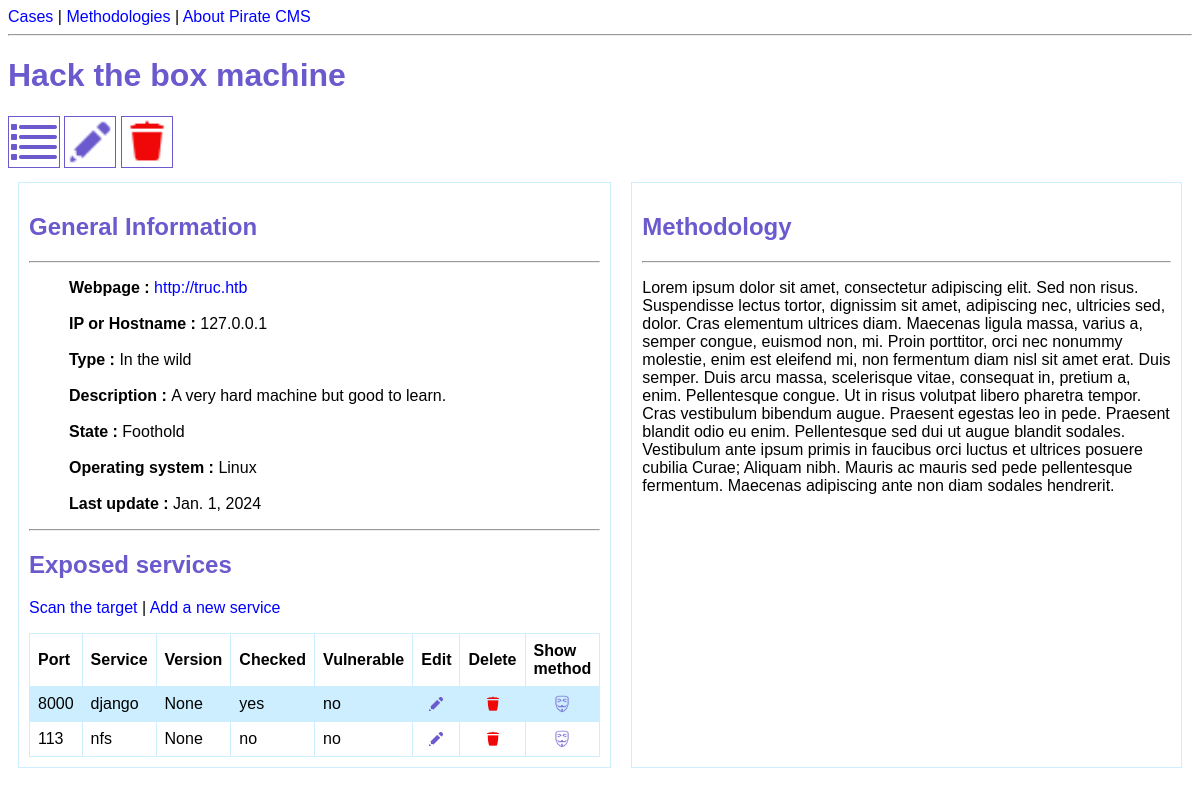
The page /cases/3/ on the database as committed earlier.
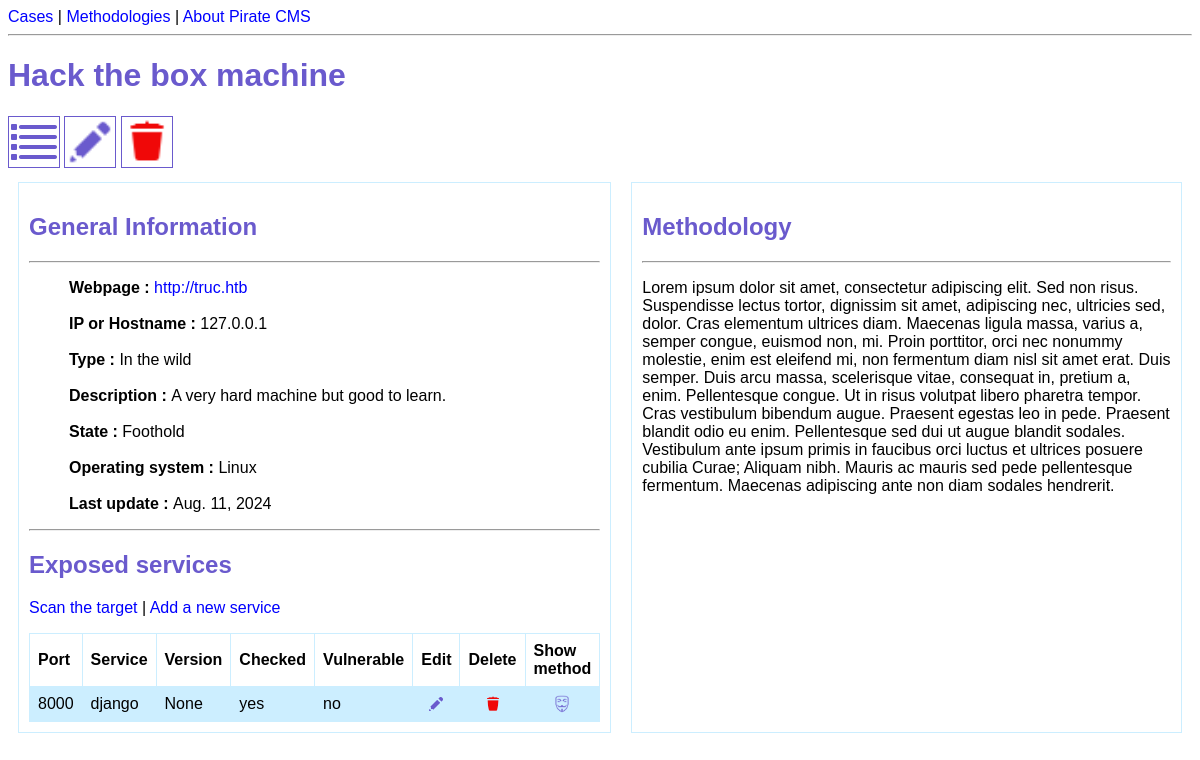
The same page on the database as committed later.
### cms/models.py (models this page shows, shortened)
class Case(models.Model):
    class State(models.TextChoices):
        ENUMERATION = 'Enumeration'
        FOOTHOLD = 'Foothold'
        PRIVESC = 'Privilege escalation'
        ROOTED = 'Rooted'
    class OperatingSystem(models.TextChoices):
        UNKNOWN = 'Unknown'
        LINUX = 'Linux'
        WINDOWS = 'Windows'
    class TypeTarget(models.TextChoices):
        CAPTURE_THE_FLAG = 'Capture the flag'
        BUG_BOUNTY = 'Bug bounty'
        IN_THE_WILD = 'In the wild'
        NOT_DEFINED = 'Not defined'
    name = models.fields.CharField(max_length=250, null=True)
    webpage = models.fields.URLField(null=True, blank=True)
    address = models.fields.CharField(max_length=250, null=True)
    description = models.fields.CharField(max_length=1000, null=True, blank=True)
    state = models.fields.CharField(choices=State.choices, max_length=20, default="Enumeration")
    OS = models.fields.CharField(choices=OperatingSystem.choices, max_length=10, default="Unknown")
    last_update = models.fields.DateField(null=True, default=date.today())
    type_of_target = models.fields.CharField(choices=TypeTarget.choices, max_length=20, default='Not defined')

class Service(models.Model):
    name = models.fields.CharField(max_length=250, null=True)
    port = models.fields.IntegerField(null=True, validators=[MaxValueValidator(65535)])
    version = models.fields.CharField(max_length=10, null=True, blank=True)
    checked = models.fields.BooleanField(default=False)
    vulnerable = models.fields.BooleanField(default=False)
    linked_methodology = models.ForeignKey(Methodology, null=True, on_delete=models.SET_NULL)
    linked_case = models.ForeignKey(Case, on_delete=models.CASCADE, null=True)

### cms/views.py (the view)
# urls.py: path('cases/<int:id>/', views.case_detail, name='case-detail'),
def case_detail(request, id):
    case = Case.objects.get(id=id)
    services = Service.objects.filter(linked_case=case.id)
    return render(request, 'cms/case_detail.html', {'case': case, 'services': services})

### cms/templates/cms/case_detail.html (shortened to what this page needs)
{% extends 'cms/base.html' %}
{% load static %}
{% block content %}
<h1>{{ case.name }}</h1>
<a href="{% url 'cases-list' %}">
    <img src="{% static 'cms/list_icon.png' %}" class="big_icons" title="Back to cases list">
</a>
<a href="{% url 'case-update' case.id %}">
    <img  src="{% static 'cms/edit_icon.png' %}" class="big_icons" title="Edit the case" width="50" height="50">
</a>
<a href="{% url 'case-delete' case.id %}">
    <img  src="{% static 'cms/delete_icon.png' %}" class="big_icons" title="Delete the case" width="50" height="50">
</a>
<div class="flex-container">
    <div style="flex-basis: 40%;">
        <h2>General Information</h2>
        <hr>
        <ul>
            <li><strong>Webpage : </strong><a href={{ case.webpage }} target="_blank">{{ case.webpage }}</a></li><br>
            <li><strong>IP or Hostname : </strong>{{ case.address }}</li><br>
            {% if case.description %}
            <li><strong>Type : </strong>{{ case.type_of_target }}</li><br>
            <li><strong>Description : </strong>{{ case.description }}</li><br>
            {% endif %}
            <li><strong>State : </strong>{{ case.state }}</li><br>
            <li><strong>Operating system : </strong>{{ case.OS }}</li><br>
            <li><strong>Last update : </strong>{{ case.last_update }}</li>
        </ul>
        <hr>
        <h2>Exposed services</h2>
        <p><a href="">Scan the target </a>|<a href="{% url 'add-service' case.id %}"> Add a new service</a></p>
        <table>
            <tr>
                <th>Port</th>
                <th>Service</th>
                <th>Version</th>
                <th>Checked</th>
                <th>Vulnerable</th>
                <th>Edit</th>
                <th>Delete</th>
                <th>Show method</th>
            </tr>
            {% for service in services %}
            <tr>
                <td>{{ service.port }}</td>
                <td>{{ service.name }}</td>
                <td>{{ service.version }}</td>
                <td>{{ service.checked|yesno }}</td>
                <td>{{ service.vulnerable|yesno }}</td>
                <td style="text-align: center;">
                    <a href="{% url 'update-service' service.id %}">
                        <img src="{% static 'cms/edit_icon.png' %}" width="18" height="18" title="Edit">
                    </a>
                </td>
                <td style="text-align: center;">
                    <a href="{% url 'delete-service' service.id %}">
                        <img src="{% static 'cms/delete_icon.png' %}" width="18" height="18" title="Delete">
                    </a>
                </td>
                <td style="text-align: center;">
                    <a href="">
                        <img src="{% static 'cms/method_icon.png' %}" width="18" height="18" title="Show">
                    </a>
                </td>
            </tr>
            {% endfor %}
        </table>
    </div>
    <div style="flex-basis: 60%;">
        <h2>Methodology</h2>
        <hr>
        <p>Lorem ipsum dolor sit amet, consectetur adipiscing elit. Sed non risus. Suspendisse lectus tortor, dignissim sit amet, adipiscing nec, ultricies sed, dolor. Cras elementum ultrices diam. Maecenas ligula massa, varius a, semper congue, euismod non, mi. Proin porttitor, orci nec nonummy molestie, enim est eleifend mi, non fermentum diam nisl sit amet erat. Duis semper. Duis arcu massa, scelerisque vitae, consequat in, pretium a, enim. Pellentesque congue. Ut in risus volutpat libero pharetra tempor. Cras vestibulum bibendum augue. Praesent egestas leo in pede. Praesent blandit odio eu enim. Pellentesque sed dui ut augue blandit sodales. Vestibulum ante ipsum primis in faucibus orci luctus et ultrices posuere cubilia Curae; Aliquam nibh. Mauris ac mauris sed pede pellentesque fermentum. Maecenas adipiscing ante non diam sodales hendrerit.</p>
    </div>
</div>
{% endblock %}

### cms/templates/cms/base.html (shortened to what this page needs)
{% load static %}
<html>
    <head>
        <link rel="stylesheet" href="{% static 'cms/styles.css' %}">
    </head>
    <body>
        <nav>
            <a href="{% url 'cases-list' %}">Cases</a> |
            <a href="{% url 'methodologies-list' %}">Methodologies</a> |
            <a href="{% url 'welcome' %}">About Pirate CMS</a>
        </nav>
        <hr>
        {% block content %}{% endblock %}
    </body>
</html>

### cms/static/cms/styles.css (style rules this page uses)
* { font-family: Helvetica; }
h1 { color: slateblue; }
li { list-style-type: none; }
a { text-decoration: none; color: blue; }
table { width: 100%; border-collapse: collapse; }
td, th { border: 1px solid #cceeff; text-align: left; padding: 8px; }
tr:nth-child(even) { background-color: #cceeff; }
.big_icons { border: solid slateblue 1px; }
.flex-container { display: flex; }
.flex-container > div { margin: 10px; border: solid #cceeff 1px; padding: 10px; }
hr { color: slateblue; }
h2 { color: slateblue; }

Rows that differ between the two databases and show on the page:
removed Service: port "113", name "nfs", version "None", checked "no", vulnerable "no"
changed Case "Hack the box machine": last_update "Jan. 1, 2024" → "Aug. 11, 2024"
